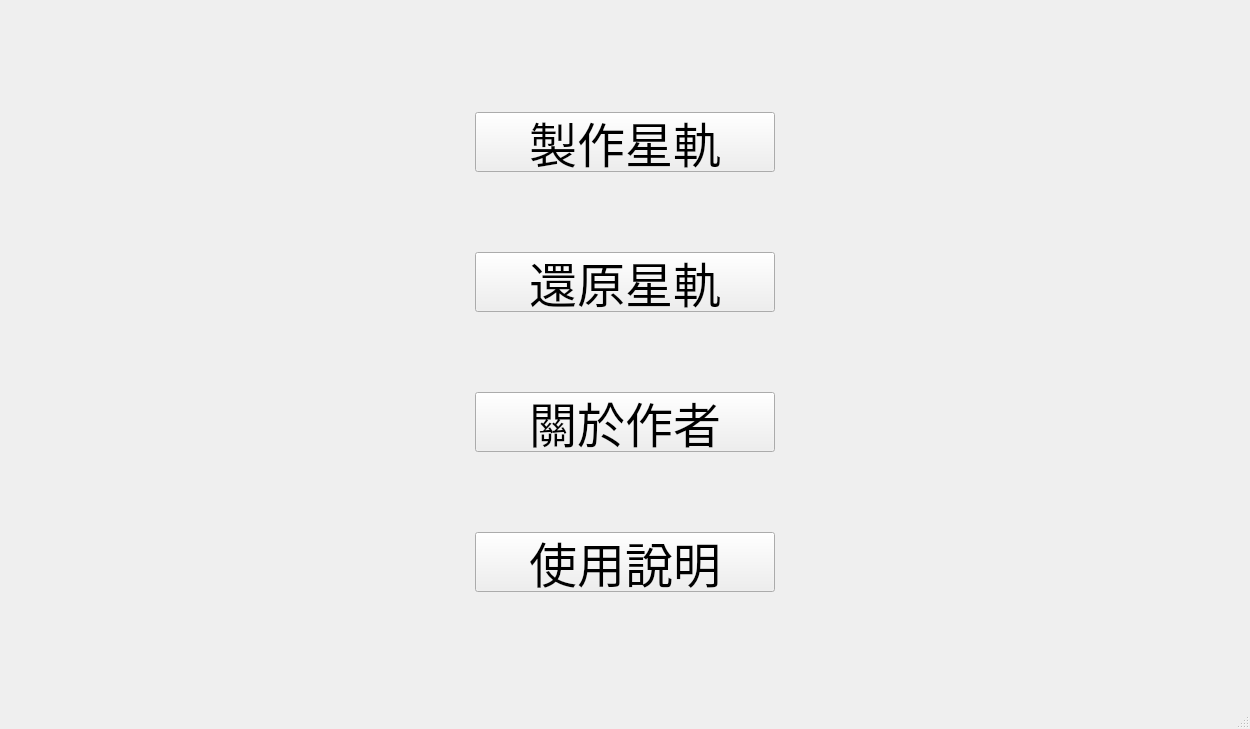
<?xml version="1.0" encoding="UTF-8"?>
<ui version="4.0">
 <class>MainWindow</class>
 <widget class="QMainWindow" name="MainWindow">
  <property name="geometry">
   <rect>
    <x>0</x>
    <y>0</y>
    <width>1250</width>
    <height>729</height>
   </rect>
  </property>
  <property name="sizePolicy">
   <sizepolicy hsizetype="Preferred" vsizetype="Preferred">
    <horstretch>0</horstretch>
    <verstretch>0</verstretch>
   </sizepolicy>
  </property>
  <property name="windowTitle">
   <string>MainWindow</string>
  </property>
  <widget class="QWidget" name="centralwidget">
   <layout class="QGridLayout" name="gridLayout_5">
    <item row="0" column="0">
     <widget class="QStackedWidget" name="stackedWidget">
      <property name="sizePolicy">
       <sizepolicy hsizetype="Preferred" vsizetype="Preferred">
        <horstretch>0</horstretch>
        <verstretch>0</verstretch>
       </sizepolicy>
      </property>
      <property name="currentIndex">
       <number>0</number>
      </property>
      <widget class="QWidget" name="Home">
       <property name="minimumSize">
        <size>
         <width>100</width>
         <height>50</height>
        </size>
       </property>
       <layout class="QHBoxLayout" name="horizontalLayout">
        <item>
         <layout class="QHBoxLayout" name="horizontalLayout_6">
          <item>
           <spacer name="horizontalSpacer_5">
            <property name="orientation">
             <enum>Qt::Horizontal</enum>
            </property>
            <property name="sizeType">
             <enum>QSizePolicy::Preferred</enum>
            </property>
            <property name="sizeHint" stdset="0">
             <size>
              <width>40</width>
              <height>20</height>
             </size>
            </property>
           </spacer>
          </item>
          <item>
           <layout class="QVBoxLayout" name="verticalLayout">
            <property name="leftMargin">
             <number>20</number>
            </property>
            <property name="topMargin">
             <number>20</number>
            </property>
            <property name="rightMargin">
             <number>20</number>
            </property>
            <property name="bottomMargin">
             <number>20</number>
            </property>
            <item>
             <widget class="QPushButton" name="upload">
              <property name="sizePolicy">
               <sizepolicy hsizetype="Minimum" vsizetype="Expanding">
                <horstretch>0</horstretch>
                <verstretch>0</verstretch>
               </sizepolicy>
              </property>
              <property name="maximumSize">
               <size>
                <width>300</width>
                <height>60</height>
               </size>
              </property>
              <property name="font">
               <font>
                <family>源泉圓體 M</family>
                <pointsize>36</pointsize>
               </font>
              </property>
              <property name="text">
               <string>製作星軌</string>
              </property>
             </widget>
            </item>
            <item>
             <widget class="QPushButton" name="upload_2">
              <property name="sizePolicy">
               <sizepolicy hsizetype="Minimum" vsizetype="Expanding">
                <horstretch>0</horstretch>
                <verstretch>0</verstretch>
               </sizepolicy>
              </property>
              <property name="maximumSize">
               <size>
                <width>300</width>
                <height>60</height>
               </size>
              </property>
              <property name="font">
               <font>
                <family>源泉圓體 M</family>
                <pointsize>36</pointsize>
               </font>
              </property>
              <property name="text">
               <string>還原星軌</string>
              </property>
             </widget>
            </item>
            <item>
             <widget class="QPushButton" name="about">
              <property name="sizePolicy">
               <sizepolicy hsizetype="Minimum" vsizetype="Expanding">
                <horstretch>0</horstretch>
                <verstretch>0</verstretch>
               </sizepolicy>
              </property>
              <property name="maximumSize">
               <size>
                <width>300</width>
                <height>60</height>
               </size>
              </property>
              <property name="font">
               <font>
                <family>源泉圓體 M</family>
                <pointsize>36</pointsize>
               </font>
              </property>
              <property name="text">
               <string>關於作者</string>
              </property>
             </widget>
            </item>
            <item>
             <widget class="QPushButton" name="discription">
              <property name="sizePolicy">
               <sizepolicy hsizetype="Minimum" vsizetype="Expanding">
                <horstretch>0</horstretch>
                <verstretch>0</verstretch>
               </sizepolicy>
              </property>
              <property name="maximumSize">
               <size>
                <width>300</width>
                <height>60</height>
               </size>
              </property>
              <property name="font">
               <font>
                <family>源泉圓體 M</family>
                <pointsize>36</pointsize>
               </font>
              </property>
              <property name="text">
               <string>使用說明</string>
              </property>
             </widget>
            </item>
           </layout>
          </item>
          <item>
           <spacer name="horizontalSpacer_6">
            <property name="orientation">
             <enum>Qt::Horizontal</enum>
            </property>
            <property name="sizeType">
             <enum>QSizePolicy::Preferred</enum>
            </property>
            <property name="sizeHint" stdset="0">
             <size>
              <width>40</width>
              <height>20</height>
             </size>
            </property>
           </spacer>
          </item>
         </layout>
        </item>
       </layout>
      </widget>
      <widget class="QWidget" name="Discription">
       <layout class="QVBoxLayout" name="verticalLayout_6">
        <item>
         <layout class="QGridLayout" name="gridLayout">
          <item row="1" column="1" colspan="3">
           <widget class="QTextBrowser" name="textBrowser_2">
            <property name="html">
             <string>&lt;!DOCTYPE HTML PUBLIC &quot;-//W3C//DTD HTML 4.0//EN&quot; &quot;http://www.w3.org/TR/REC-html40/strict.dtd&quot;&gt;
&lt;html&gt;&lt;head&gt;&lt;meta name=&quot;qrichtext&quot; content=&quot;1&quot; /&gt;&lt;meta charset=&quot;utf-8&quot; /&gt;&lt;style type=&quot;text/css&quot;&gt;
p, li { white-space: pre-wrap; }
hr { height: 1px; border-width: 0; }
li.unchecked::marker { content: &quot;\2610&quot;; }
li.checked::marker { content: &quot;\2612&quot;; }
&lt;/style&gt;&lt;/head&gt;&lt;body style=&quot; font-family:'Microsoft JhengHei UI'; font-size:9pt; font-weight:400; font-style:normal;&quot;&gt;
&lt;p align=&quot;center&quot; style=&quot; margin-top:0px; margin-bottom:0px; margin-left:0px; margin-right:0px; -qt-block-indent:0; text-indent:0px;&quot;&gt;&lt;span style=&quot; font-size:24pt;&quot;&gt;解說這個App怎麼使用&lt;/span&gt;&lt;/p&gt;&lt;/body&gt;&lt;/html&gt;</string>
            </property>
           </widget>
          </item>
          <item row="0" column="4" rowspan="2">
           <spacer name="horizontalSpacer_10">
            <property name="orientation">
             <enum>Qt::Horizontal</enum>
            </property>
            <property name="sizeHint" stdset="0">
             <size>
              <width>40</width>
              <height>20</height>
             </size>
            </property>
           </spacer>
          </item>
          <item row="2" column="1" rowspan="3" colspan="3">
           <spacer name="horizontalSpacer_7">
            <property name="orientation">
             <enum>Qt::Horizontal</enum>
            </property>
            <property name="sizeType">
             <enum>QSizePolicy::Preferred</enum>
            </property>
            <property name="sizeHint" stdset="0">
             <size>
              <width>800</width>
              <height>20</height>
             </size>
            </property>
           </spacer>
          </item>
          <item row="2" column="4" rowspan="3">
           <widget class="QPushButton" name="return1">
            <property name="font">
             <font>
              <family>源泉圓體 R</family>
              <pointsize>24</pointsize>
             </font>
            </property>
            <property name="text">
             <string>回到首頁</string>
            </property>
           </widget>
          </item>
          <item row="1" column="0">
           <spacer name="horizontalSpacer_9">
            <property name="orientation">
             <enum>Qt::Horizontal</enum>
            </property>
            <property name="sizeHint" stdset="0">
             <size>
              <width>60</width>
              <height>20</height>
             </size>
            </property>
           </spacer>
          </item>
          <item row="2" column="0" rowspan="3">
           <spacer name="horizontalSpacer_11">
            <property name="orientation">
             <enum>Qt::Horizontal</enum>
            </property>
            <property name="sizeHint" stdset="0">
             <size>
              <width>40</width>
              <height>20</height>
             </size>
            </property>
           </spacer>
          </item>
         </layout>
        </item>
       </layout>
      </widget>
      <widget class="QWidget" name="About">
       <layout class="QGridLayout" name="gridLayout_3">
        <item row="0" column="0">
         <layout class="QGridLayout" name="gridLayout_2">
          <item row="1" column="0" colspan="5">
           <spacer name="horizontalSpacer_8">
            <property name="orientation">
             <enum>Qt::Horizontal</enum>
            </property>
            <property name="sizeHint" stdset="0">
             <size>
              <width>40</width>
              <height>20</height>
             </size>
            </property>
           </spacer>
          </item>
          <item row="1" column="5">
           <widget class="QPushButton" name="return2">
            <property name="font">
             <font>
              <family>源泉圓體 R</family>
              <pointsize>24</pointsize>
             </font>
            </property>
            <property name="text">
             <string>回到首頁</string>
            </property>
           </widget>
          </item>
          <item row="0" column="5">
           <spacer name="horizontalSpacer_13">
            <property name="orientation">
             <enum>Qt::Horizontal</enum>
            </property>
            <property name="sizeHint" stdset="0">
             <size>
              <width>40</width>
              <height>20</height>
             </size>
            </property>
           </spacer>
          </item>
          <item row="0" column="0">
           <spacer name="horizontalSpacer_12">
            <property name="orientation">
             <enum>Qt::Horizontal</enum>
            </property>
            <property name="sizeHint" stdset="0">
             <size>
              <width>40</width>
              <height>20</height>
             </size>
            </property>
           </spacer>
          </item>
          <item row="0" column="1" colspan="4">
           <widget class="QTextBrowser" name="textBrowser">
            <property name="minimumSize">
             <size>
              <width>600</width>
              <height>300</height>
             </size>
            </property>
            <property name="html">
             <string>&lt;!DOCTYPE HTML PUBLIC &quot;-//W3C//DTD HTML 4.0//EN&quot; &quot;http://www.w3.org/TR/REC-html40/strict.dtd&quot;&gt;
&lt;html&gt;&lt;head&gt;&lt;meta name=&quot;qrichtext&quot; content=&quot;1&quot; /&gt;&lt;meta charset=&quot;utf-8&quot; /&gt;&lt;style type=&quot;text/css&quot;&gt;
p, li { white-space: pre-wrap; }
hr { height: 1px; border-width: 0; }
li.unchecked::marker { content: &quot;\2610&quot;; }
li.checked::marker { content: &quot;\2612&quot;; }
&lt;/style&gt;&lt;/head&gt;&lt;body style=&quot; font-family:'Microsoft JhengHei UI'; font-size:9pt; font-weight:400; font-style:normal;&quot;&gt;
&lt;p align=&quot;center&quot; style=&quot; margin-top:0px; margin-bottom:0px; margin-left:0px; margin-right:0px; -qt-block-indent:0; text-indent:0px;&quot;&gt;&lt;span style=&quot; font-size:24pt;&quot;&gt;Made by 江佩蓉 蘇柏凱&lt;/span&gt;&lt;/p&gt;&lt;/body&gt;&lt;/html&gt;</string>
            </property>
           </widget>
          </item>
         </layout>
        </item>
       </layout>
      </widget>
      <widget class="QWidget" name="showImageRGB">
       <layout class="QHBoxLayout" name="horizontalLayout_8">
        <item>
         <layout class="QGridLayout" name="gridLayout_4" rowstretch="0,0,0,0,0">
          <property name="leftMargin">
           <number>15</number>
          </property>
          <property name="topMargin">
           <number>15</number>
          </property>
          <property name="rightMargin">
           <number>15</number>
          </property>
          <property name="bottomMargin">
           <number>15</number>
          </property>
          <item row="0" column="2">
           <widget class="QLabel" name="Rlabel">
            <property name="sizePolicy">
             <sizepolicy hsizetype="Fixed" vsizetype="Preferred">
              <horstretch>0</horstretch>
              <verstretch>0</verstretch>
             </sizepolicy>
            </property>
            <property name="font">
             <font>
              <family>源泉圓體 M</family>
              <pointsize>20</pointsize>
             </font>
            </property>
            <property name="text">
             <string>R</string>
            </property>
           </widget>
          </item>
          <item row="3" column="3">
           <spacer name="verticalSpacer_2">
            <property name="orientation">
             <enum>Qt::Vertical</enum>
            </property>
            <property name="sizeHint" stdset="0">
             <size>
              <width>20</width>
              <height>40</height>
             </size>
            </property>
           </spacer>
          </item>
          <item row="1" column="3">
           <widget class="QSlider" name="G">
            <property name="minimumSize">
             <size>
              <width>20</width>
              <height>0</height>
             </size>
            </property>
            <property name="maximumSize">
             <size>
              <width>200</width>
              <height>16777215</height>
             </size>
            </property>
            <property name="maximum">
             <number>255</number>
            </property>
            <property name="orientation">
             <enum>Qt::Horizontal</enum>
            </property>
            <property name="tickPosition">
             <enum>QSlider::TicksBelow</enum>
            </property>
           </widget>
          </item>
          <item row="1" column="4" colspan="3">
           <widget class="QLabel" name="Glabel_2">
            <property name="sizePolicy">
             <sizepolicy hsizetype="Fixed" vsizetype="Preferred">
              <horstretch>0</horstretch>
              <verstretch>0</verstretch>
             </sizepolicy>
            </property>
            <property name="minimumSize">
             <size>
              <width>15</width>
              <height>0</height>
             </size>
            </property>
            <property name="maximumSize">
             <size>
              <width>15</width>
              <height>16777215</height>
             </size>
            </property>
            <property name="font">
             <font>
              <family>源泉圓體 M</family>
              <pointsize>20</pointsize>
             </font>
            </property>
            <property name="text">
             <string>0</string>
            </property>
           </widget>
          </item>
          <item row="0" column="4" colspan="3">
           <widget class="QLabel" name="Rlabel_2">
            <property name="sizePolicy">
             <sizepolicy hsizetype="Fixed" vsizetype="Preferred">
              <horstretch>0</horstretch>
              <verstretch>0</verstretch>
             </sizepolicy>
            </property>
            <property name="minimumSize">
             <size>
              <width>15</width>
              <height>0</height>
             </size>
            </property>
            <property name="maximumSize">
             <size>
              <width>15</width>
              <height>16777215</height>
             </size>
            </property>
            <property name="font">
             <font>
              <family>源泉圓體 M</family>
              <pointsize>20</pointsize>
             </font>
            </property>
            <property name="text">
             <string>0</string>
            </property>
           </widget>
          </item>
          <item row="1" column="2">
           <widget class="QLabel" name="Glabel">
            <property name="sizePolicy">
             <sizepolicy hsizetype="Fixed" vsizetype="Preferred">
              <horstretch>0</horstretch>
              <verstretch>0</verstretch>
             </sizepolicy>
            </property>
            <property name="font">
             <font>
              <family>源泉圓體 M</family>
              <pointsize>20</pointsize>
             </font>
            </property>
            <property name="text">
             <string>G</string>
            </property>
           </widget>
          </item>
          <item row="0" column="3">
           <widget class="QSlider" name="R">
            <property name="minimumSize">
             <size>
              <width>200</width>
              <height>0</height>
             </size>
            </property>
            <property name="maximumSize">
             <size>
              <width>200</width>
              <height>16777215</height>
             </size>
            </property>
            <property name="maximum">
             <number>255</number>
            </property>
            <property name="orientation">
             <enum>Qt::Horizontal</enum>
            </property>
            <property name="tickPosition">
             <enum>QSlider::TicksBelow</enum>
            </property>
           </widget>
          </item>
          <item row="2" column="3">
           <widget class="QSlider" name="B">
            <property name="minimumSize">
             <size>
              <width>20</width>
              <height>0</height>
             </size>
            </property>
            <property name="maximumSize">
             <size>
              <width>200</width>
              <height>16777215</height>
             </size>
            </property>
            <property name="autoFillBackground">
             <bool>false</bool>
            </property>
            <property name="maximum">
             <number>255</number>
            </property>
            <property name="orientation">
             <enum>Qt::Horizontal</enum>
            </property>
            <property name="tickPosition">
             <enum>QSlider::TicksBelow</enum>
            </property>
           </widget>
          </item>
          <item row="2" column="2">
           <widget class="QLabel" name="Blabel">
            <property name="font">
             <font>
              <family>源泉圓體 M</family>
              <pointsize>20</pointsize>
             </font>
            </property>
            <property name="text">
             <string>B</string>
            </property>
           </widget>
          </item>
          <item row="2" column="4" colspan="3">
           <widget class="QLabel" name="Blabel_2">
            <property name="sizePolicy">
             <sizepolicy hsizetype="Fixed" vsizetype="Preferred">
              <horstretch>0</horstretch>
              <verstretch>0</verstretch>
             </sizepolicy>
            </property>
            <property name="minimumSize">
             <size>
              <width>15</width>
              <height>0</height>
             </size>
            </property>
            <property name="maximumSize">
             <size>
              <width>15</width>
              <height>16777215</height>
             </size>
            </property>
            <property name="font">
             <font>
              <family>源泉圓體 M</family>
              <pointsize>20</pointsize>
             </font>
            </property>
            <property name="text">
             <string>0</string>
            </property>
           </widget>
          </item>
          <item row="0" column="1" rowspan="5">
           <widget class="QLabel" name="starIImage">
            <property name="sizePolicy">
             <sizepolicy hsizetype="Expanding" vsizetype="Expanding">
              <horstretch>0</horstretch>
              <verstretch>0</verstretch>
             </sizepolicy>
            </property>
            <property name="minimumSize">
             <size>
              <width>400</width>
              <height>0</height>
             </size>
            </property>
            <property name="autoFillBackground">
             <bool>false</bool>
            </property>
            <property name="frameShape">
             <enum>QFrame::Box</enum>
            </property>
            <property name="text">
             <string>TextLabel</string>
            </property>
           </widget>
          </item>
          <item row="3" column="4" colspan="3">
           <spacer name="verticalSpacer_3">
            <property name="orientation">
             <enum>Qt::Vertical</enum>
            </property>
            <property name="sizeType">
             <enum>QSizePolicy::Expanding</enum>
            </property>
            <property name="sizeHint" stdset="0">
             <size>
              <width>5</width>
              <height>40</height>
             </size>
            </property>
           </spacer>
          </item>
          <item row="3" column="2">
           <spacer name="verticalSpacer">
            <property name="orientation">
             <enum>Qt::Vertical</enum>
            </property>
            <property name="sizeHint" stdset="0">
             <size>
              <width>20</width>
              <height>40</height>
             </size>
            </property>
           </spacer>
          </item>
          <item row="0" column="0" rowspan="5">
           <widget class="QLabel" name="originImage">
            <property name="sizePolicy">
             <sizepolicy hsizetype="Expanding" vsizetype="Preferred">
              <horstretch>0</horstretch>
              <verstretch>0</verstretch>
             </sizepolicy>
            </property>
            <property name="minimumSize">
             <size>
              <width>400</width>
              <height>0</height>
             </size>
            </property>
            <property name="frameShape">
             <enum>QFrame::Box</enum>
            </property>
            <property name="text">
             <string>TextLabel</string>
            </property>
           </widget>
          </item>
          <item row="4" column="4" colspan="3">
           <widget class="QPushButton" name="ok">
            <property name="font">
             <font>
              <family>源泉圓體 M</family>
              <pointsize>20</pointsize>
             </font>
            </property>
            <property name="text">
             <string>OK</string>
            </property>
           </widget>
          </item>
         </layout>
        </item>
       </layout>
      </widget>
      <widget class="QWidget" name="ShowStarTrail">
       <layout class="QGridLayout" name="gridLayout_6">
        <item row="0" column="0">
         <layout class="QHBoxLayout" name="horizontalLayout_7" stretch="0,0,0,6,0,2,4,0,2,2,0">
          <property name="spacing">
           <number>12</number>
          </property>
          <property name="leftMargin">
           <number>3</number>
          </property>
          <property name="topMargin">
           <number>3</number>
          </property>
          <property name="rightMargin">
           <number>3</number>
          </property>
          <property name="bottomMargin">
           <number>3</number>
          </property>
          <item>
           <spacer name="horizontalSpacer_2">
            <property name="orientation">
             <enum>Qt::Horizontal</enum>
            </property>
            <property name="sizeHint" stdset="0">
             <size>
              <width>40</width>
              <height>20</height>
             </size>
            </property>
           </spacer>
          </item>
          <item>
           <widget class="QLabel" name="TrailLength">
            <property name="font">
             <font>
              <family>源泉圓體 M</family>
              <pointsize>16</pointsize>
             </font>
            </property>
            <property name="text">
             <string>曝光時長：0 小時0 分鐘</string>
            </property>
            <property name="alignment">
             <set>Qt::AlignCenter</set>
            </property>
           </widget>
          </item>
          <item>
           <spacer name="horizontalSpacer_14">
            <property name="orientation">
             <enum>Qt::Horizontal</enum>
            </property>
            <property name="sizeHint" stdset="0">
             <size>
              <width>40</width>
              <height>20</height>
             </size>
            </property>
           </spacer>
          </item>
          <item>
           <widget class="QSlider" name="TrailLengthSlider">
            <property name="sizePolicy">
             <sizepolicy hsizetype="Fixed" vsizetype="Fixed">
              <horstretch>0</horstretch>
              <verstretch>0</verstretch>
             </sizepolicy>
            </property>
            <property name="minimumSize">
             <size>
              <width>30</width>
              <height>0</height>
             </size>
            </property>
            <property name="maximumSize">
             <size>
              <width>300</width>
              <height>16777215</height>
             </size>
            </property>
            <property name="maximum">
             <number>960</number>
            </property>
            <property name="singleStep">
             <number>15</number>
            </property>
            <property name="orientation">
             <enum>Qt::Horizontal</enum>
            </property>
            <property name="tickPosition">
             <enum>QSlider::TicksAbove</enum>
            </property>
           </widget>
          </item>
          <item>
           <spacer name="horizontalSpacer_3">
            <property name="orientation">
             <enum>Qt::Horizontal</enum>
            </property>
            <property name="sizeHint" stdset="0">
             <size>
              <width>40</width>
              <height>20</height>
             </size>
            </property>
           </spacer>
          </item>
          <item>
           <widget class="QLabel" name="label_2">
            <property name="font">
             <font>
              <family>源泉圓體 M</family>
              <pointsize>16</pointsize>
             </font>
            </property>
            <property name="text">
             <string>星軌形狀</string>
            </property>
           </widget>
          </item>
          <item>
           <widget class="QComboBox" name="TrailShape">
            <property name="font">
             <font>
              <family>源泉圓體 R</family>
              <pointsize>16</pointsize>
             </font>
            </property>
            <item>
             <property name="text">
              <string>圓形</string>
             </property>
            </item>
            <item>
             <property name="text">
              <string>螺旋狀</string>
             </property>
            </item>
            <item>
             <property name="text">
              <string>放射狀</string>
             </property>
            </item>
           </widget>
          </item>
          <item>
           <spacer name="horizontalSpacer">
            <property name="orientation">
             <enum>Qt::Horizontal</enum>
            </property>
            <property name="sizeHint" stdset="0">
             <size>
              <width>40</width>
              <height>20</height>
             </size>
            </property>
           </spacer>
          </item>
          <item>
           <widget class="QPushButton" name="back2Home_2">
            <property name="font">
             <font>
              <family>源泉圓體 M</family>
              <pointsize>20</pointsize>
             </font>
            </property>
            <property name="text">
             <string>開始生成</string>
            </property>
           </widget>
          </item>
          <item>
           <widget class="QPushButton" name="back2Home">
            <property name="font">
             <font>
              <family>源泉圓體 M</family>
              <pointsize>20</pointsize>
             </font>
            </property>
            <property name="text">
             <string>繼續生成</string>
            </property>
           </widget>
          </item>
          <item>
           <spacer name="horizontalSpacer_4">
            <property name="orientation">
             <enum>Qt::Horizontal</enum>
            </property>
            <property name="sizeHint" stdset="0">
             <size>
              <width>40</width>
              <height>20</height>
             </size>
            </property>
           </spacer>
          </item>
         </layout>
        </item>
        <item row="1" column="0">
         <layout class="QHBoxLayout" name="horizontalLayout_3">
          <item>
           <widget class="QTabWidget" name="tabWidget_2">
            <property name="sizePolicy">
             <sizepolicy hsizetype="Preferred" vsizetype="Preferred">
              <horstretch>0</horstretch>
              <verstretch>0</verstretch>
             </sizepolicy>
            </property>
            <property name="minimumSize">
             <size>
              <width>400</width>
              <height>600</height>
             </size>
            </property>
            <property name="currentIndex">
             <number>0</number>
            </property>
            <widget class="QWidget" name="originImage_2">
             <attribute name="title">
              <string>原始圖</string>
             </attribute>
            </widget>
            <widget class="QWidget" name="FrontandBack">
             <attribute name="title">
              <string>分隔前後景</string>
             </attribute>
            </widget>
           </widget>
          </item>
          <item>
           <widget class="QTabWidget" name="tabWidget_3">
            <property name="sizePolicy">
             <sizepolicy hsizetype="Preferred" vsizetype="Preferred">
              <horstretch>0</horstretch>
              <verstretch>0</verstretch>
             </sizepolicy>
            </property>
            <property name="minimumSize">
             <size>
              <width>400</width>
              <height>600</height>
             </size>
            </property>
            <property name="currentIndex">
             <number>0</number>
            </property>
            <widget class="QWidget" name="star">
             <attribute name="title">
              <string>星點</string>
             </attribute>
            </widget>
            <widget class="QWidget" name="starTrail">
             <attribute name="title">
              <string>星軌</string>
             </attribute>
            </widget>
           </widget>
          </item>
          <item>
           <widget class="QTabWidget" name="tabWidget">
            <property name="sizePolicy">
             <sizepolicy hsizetype="Preferred" vsizetype="Preferred">
              <horstretch>0</horstretch>
              <verstretch>0</verstretch>
             </sizepolicy>
            </property>
            <property name="minimumSize">
             <size>
              <width>400</width>
              <height>600</height>
             </size>
            </property>
            <property name="currentIndex">
             <number>1</number>
            </property>
            <widget class="QWidget" name="pngResult">
             <attribute name="title">
              <string>png圖</string>
             </attribute>
            </widget>
            <widget class="QWidget" name="gifResult">
             <attribute name="title">
              <string>Gif動圖</string>
             </attribute>
            </widget>
           </widget>
          </item>
         </layout>
        </item>
       </layout>
      </widget>
     </widget>
    </item>
   </layout>
  </widget>
  <widget class="QMenuBar" name="menubar">
   <property name="geometry">
    <rect>
     <x>0</x>
     <y>0</y>
     <width>1250</width>
     <height>21</height>
    </rect>
   </property>
  </widget>
  <widget class="QStatusBar" name="statusbar"/>
 </widget>
 <resources/>
 <connections>
  <connection>
   <sender>upload</sender>
   <signal>clicked()</signal>
   <receiver>MainWindow</receiver>
   <slot>on_uploadButton_clicked()</slot>
   <hints>
    <hint type="sourcelabel">
     <x>505</x>
     <y>133</y>
    </hint>
    <hint type="destinationlabel">
     <x>585</x>
     <y>127</y>
    </hint>
   </hints>
  </connection>
 </connections>
 <slots>
  <slot>upload()</slot>
  <slot>on_uploadButton_clicked()</slot>
 </slots>
</ui>
